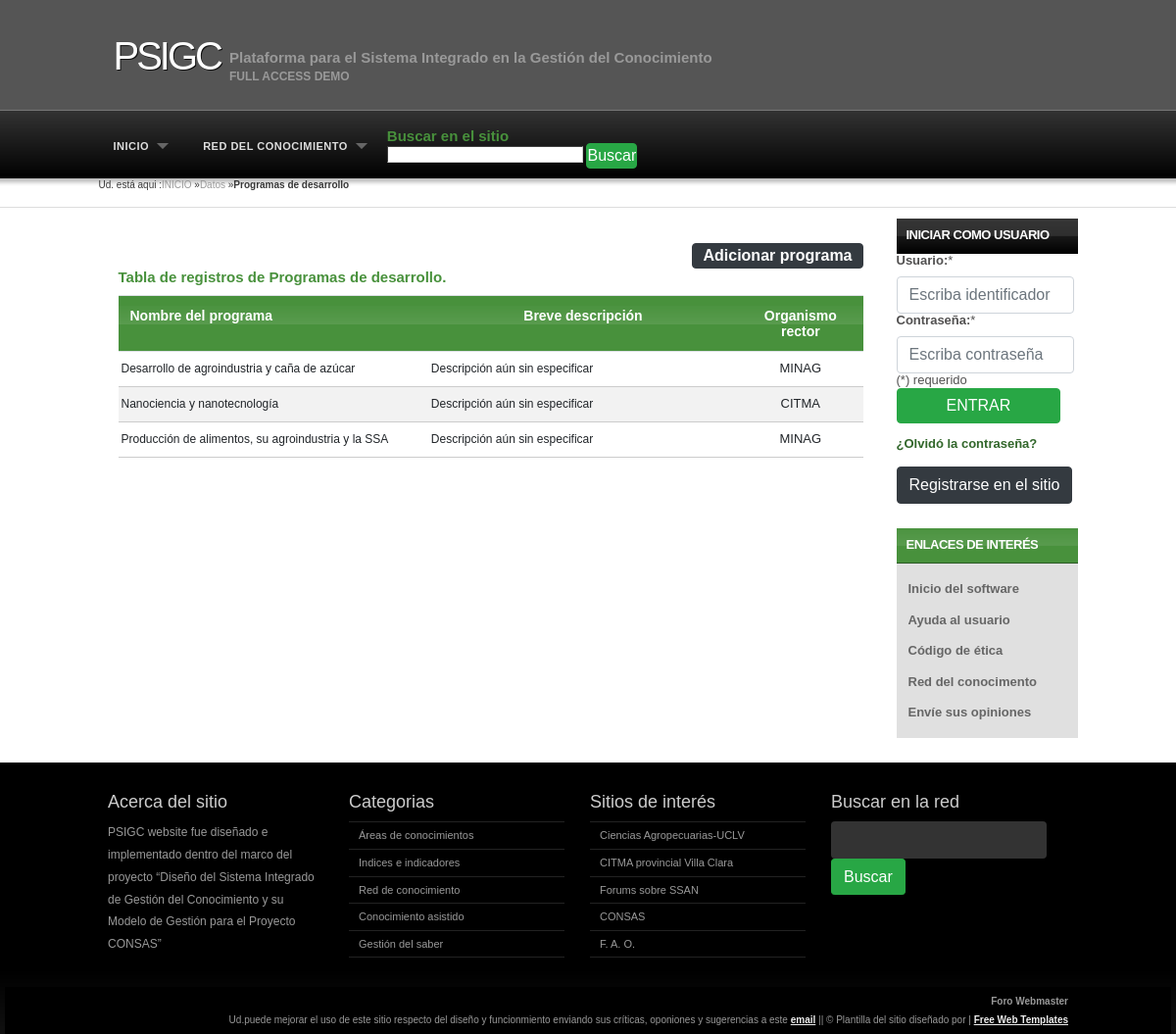
/url_basesdatos/url_progdesabd/, run on the app's committed database.
### psigcmod/models.py (models this page shows, shortened)
class ProgDesarrollo(models.Model):
    idprog = models.AutoField(primary_key=True)
    nombreprog = models.CharField(max_length=100, verbose_name="Nombre del programa de desarrollo", unique=True)
    descriprog = models.TextField(default="Descripción aún sin especificar", verbose_name="Descripción del programa", null=True, blank=True)
    oacerector = models.ForeignKey("Oace", verbose_name="Organismo rector",on_delete=models.SET_NULL, blank=True, null=True)
    class Meta:
        verbose_name = 'Programa de desarrollo'
        verbose_name_plural = 'Programas de desarrollo'
        ordering = ['nombreprog']
        db_table ='progdesarrollo'

class Oace(models.Model):
    idoace = models.AutoField(primary_key=True)
    siglas = models.CharField(max_length=10, verbose_name="Siglas", unique=True)
    nombreoace = models.CharField(max_length=60, verbose_name="Nombre del Organismo de Administración Central del Estado", unique=True)
    class Meta:
        verbose_name = 'Organismo del Estado'
        verbose_name_plural = 'Organismos del Estado'
        ordering = ['nombreoace']
        db_table ='oace'

### psigcmod/views.py (the view)
# urls.py: path('url_progdesabd/', views.vista_progdesabd, name='url_progdesabd'),
def vista_progdesabd(request):
    prgdesarr = ProgDesarrollo.objects.all()
    return render(request, "psigcmod/bdprgdesarr.html", {'prgdesadata':prgdesarr})

### psigcmod/templates/psigcmod/bdprgdesarr.html
{% extends 'psigchom/base.html' %}
{% load static %}
{% load crispy_forms_tags %}
{% block content %}
<body class="noheader">
    <div id="breadcrumbs">
        <span>Ud. está aqui :</span><a href="index.html">INICIO</a> &raquo;<a href="{% url 'url_basesdatos'%}">Datos</a> &raquo;<strong>Programas de desarrollo</strong></span>
    </div>
    <div id="content"><br>
        {% include 'psigcmod/tableprgdesarr.html' %}
    </div>
</body>
{%endblock%}

### psigcmod/templates/psigcmod/tableprgdesarr.html (shortened to what this page needs)
    <div id="content">
        <div class="card-body">
            {% if 'url_progdesabd' in request.path %}
                <div  style="text-align: right"><a style="padding: 0px 10px" id="" class="btn btn-dark" href="{% url 'url_adiprogdesa' %}" role="button"><strong>Adicionar programa</strong></a></div>
            {% endif %}
            {% if prgdesadata %}
                <h4><strong> Tabla de registros de Programas de desarrollo.</strong></h4>
                <div class="table table-striped table-hover table-reponsive-sm">
                    <table >
                        <tr>
                            <th style="width: 30%">Nombre del programa</th>
                            <th style="text-align: center; width: 30%">Breve descripción</th>
                            <th style="text-align: center; width: 10%">Organismo rector</th>
                        </tr>
                        {% for prgdesarr in prgdesadata %}
                            <tr>
                                <td style="padding: 10px 3px"><p>{{prgdesarr.nombreprog}}</p></td>
                                <td style="padding: 10px 3px"><p>{{prgdesarr.descriprog}}</p></td>
                                <td style="text-align: center; padding: 10px 3px">
                                    {% if not prgdesarr.oacerector %}
                                        <p>sin especificar</p>
                                    {% else %}
                                        {{prgdesarr.oacerector.siglas}}
                                    {% endif %}
                                </td>
                            </tr>
                        {% endfor%}
                    </table>
                </div>
            {% else %}
                <div class="card-body" align="center" style="width:70%; margin: auto">
                    <div class="alert alert-primary alert-dismissible fade show" role="alert"><strong> No existen programas de desarrollo registrados.</strong></div>
                </div>
            {% endif %}
        </div>
    </div>

### psigchom/static/psigchom/styles.css (style rules this page uses)
body { background: #FFF url('images/body-single.png') repeat-x scroll top left; margin:0; padding:0; font-family: Verdana, Geneva, sans-serif; font-size: 13px; color: rgb(82, 81, 81); }
body.noheader { background: #FFF url('images/body-noheader.png') repeat-x scroll top left; }
* { margin:0; padding:0; }
table { width: 100%; text-align: left; font-family: Verdana, Geneva, sans-serif; }
th, td { padding: 0px 0px; }
th { color: #fff; font-size: 14px; background: #48913C url(images/h4.png) repeat-x scroll center center; }
td { border-bottom: 1px solid #ccc; }
tr { padding:0px 0px; }
td p { line-height: 1.2em; margin-bottom: 0px; font-size: 12px; }
p { line-height: 1.9em; margin-bottom: 0px; font-size: 12px; }
a { color: #32672B; }
h4 { padding-bottom: 10px; font-size: 15px; color: #48913C; }
#breadcrumbs { color: #383838; font-size: 10px; height: 30px; padding-top: 0px; }
#breadcrumbs a { color: #999; }
#content { float: left; width: 800px; overflow: hidden; scroll-behavior: auto; }

### data on the page
ProgDesarrollo: nombreprog "Desarrollo de agroindustria y caña de azúcar", descriprog "Descripción aún sin especificar", oacerector.siglas "MINAG"
ProgDesarrollo: nombreprog "Nanociencia y nanotecnología", descriprog "Descripción aún sin especificar", oacerector.siglas "CITMA"
ProgDesarrollo: nombreprog "Producción de alimentos, su agroindustria y la SSA", descriprog "Descripción aún sin especificar", oacerector.siglas "MINAG"
